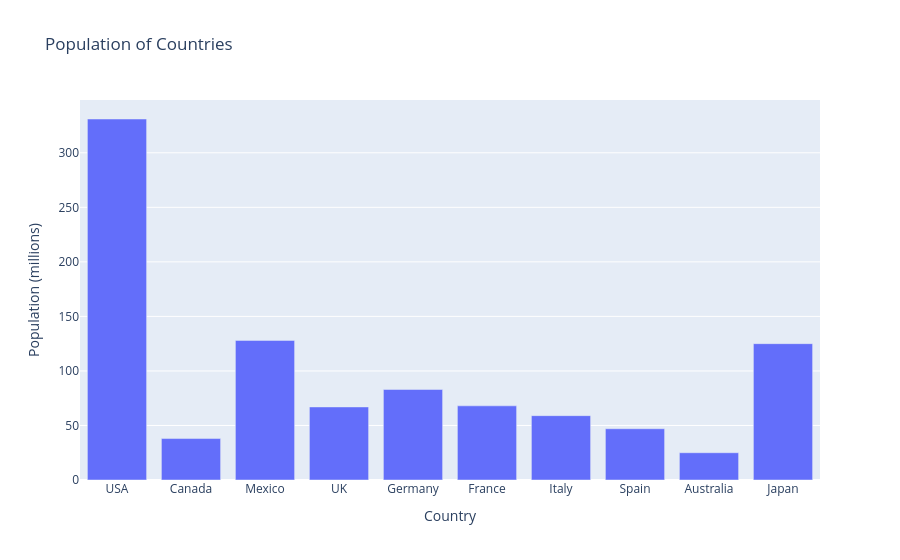

The cell this chart's notebook holds for it:
### Markdown cell above
# please try use AI and make top 10 country names with population and make histogram plot

### Code cell
country = ['USA', 'Canada', 'Mexico', 'UK', 'Germany', 'France','Italy', 'Spain', 'Australia', 'Japan']
population = [331, 38, 128, 67, 83, 68, 59, 47, 25, 125]
px.bar(x=country, y=population, title='Population of Countries', labels={'x': 'Country', 'y': 'Population (millions)'})

### Figure 1 — Plotly figure (JSON) as saved in the notebook; plotly's stock layout.template omitted (floating-point values rounded to 4 significant figures)
{"data": [{"hovertemplate": "Country=%{x}<br>Population (millions)=%{y}<extra></extra>", "legendgroup": "", "marker": {"color": "#636efa", "pattern": {"shape": ""}}, "name": "", "orientation": "v", "showlegend": false, "textposition": "auto", "type": "bar", "x": ["USA", "Canada", "Mexico", "UK", "Germany", "France", "Italy", "Spain", "Australia", "Japan"], "xaxis": "x", "y": [331, 38, 128, 67, 83, 68, 59, 47, 25, 125], "yaxis": "y"}], "layout": {"barmode": "relative", "legend": {"tracegroupgap": 0}, "title": {"text": "Population of Countries"}, "xaxis": {"anchor": "y", "domain": [0, 1], "title": {"text": "Country"}}, "yaxis": {"anchor": "x", "domain": [0, 1], "title": {"text": "Population (millions)"}}}}
